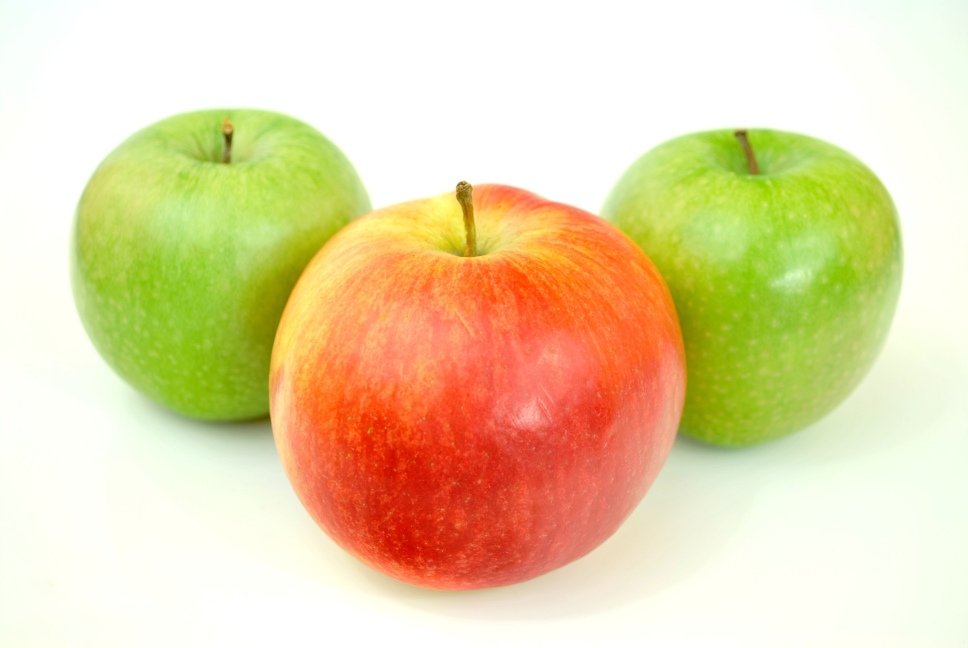
#> input picture color-mask/apples.jpg, 3872 x 2592 px (shown at 1/4 size)
$ python color_maskOpenCV.py
#> lines starting #> are read from the running program, lines starting #| are printed output that depends on the picture; after the words box and inside, x2 and y2 are one past the last pixel; in counts of white or black regions, pixels touching at a corner belong together
import cv2
import numpy as np

def fn(x):
	pass

windowName ="Window"
# window name
cv2.namedWindow(windowName)

# there trackbars which have the name
# of trackbars min and max value
cv2.createTrackbar('blue_l', windowName, 0, 255, fn)
cv2.createTrackbar('blue_u', windowName, 255, 255, fn)
cv2.createTrackbar('green_l', windowName, 50, 255, fn)
cv2.createTrackbar('green_u', windowName, 100, 255, fn)
cv2.createTrackbar('red_l', windowName, 0, 255, fn)
cv2.createTrackbar('red_u', windowName, 255, 255, fn)

img = cv2.imread('apples.jpg')
#> img is the input picture: shape (2592, 3872, 3); mean B, G, R 169.4, 213.7, 231.4
img = cv2.resize(img, None, fx=0.2, fy=0.2)
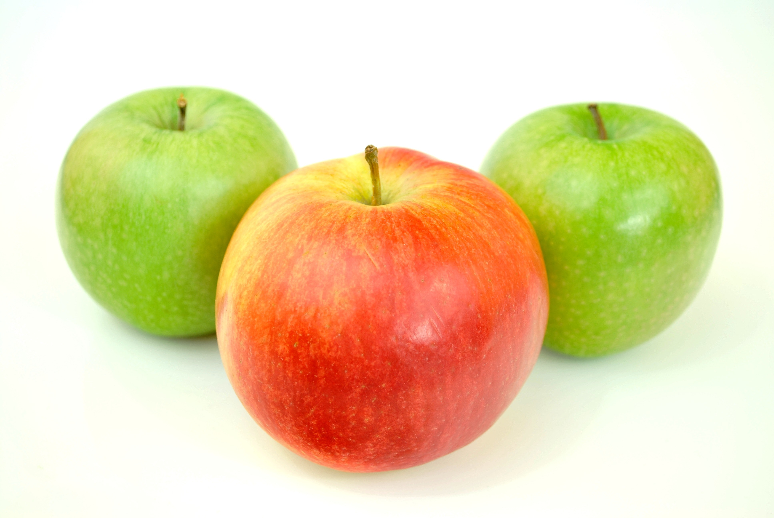
#> img: shape (518, 774, 3); mean B, G, R 169.3, 213.7, 231.3

while True:

	a = cv2.getTrackbarPos('blue_l', windowName)
	b = cv2.getTrackbarPos('blue_u', windowName)
	c = cv2.getTrackbarPos('green_l', windowName)
	d = cv2.getTrackbarPos('green_u', windowName)
	e = cv2.getTrackbarPos('red_l', windowName)
	f = cv2.getTrackbarPos('red_u', windowName)

	color_lb = np.array([a, 50, c], np.uint8)
	color_ub = np.array([255, 100, 255], np.uint8)

	# Create a green mask (use: inRange())
	green_mask = cv2.inRange(img, color_lb, color_ub)
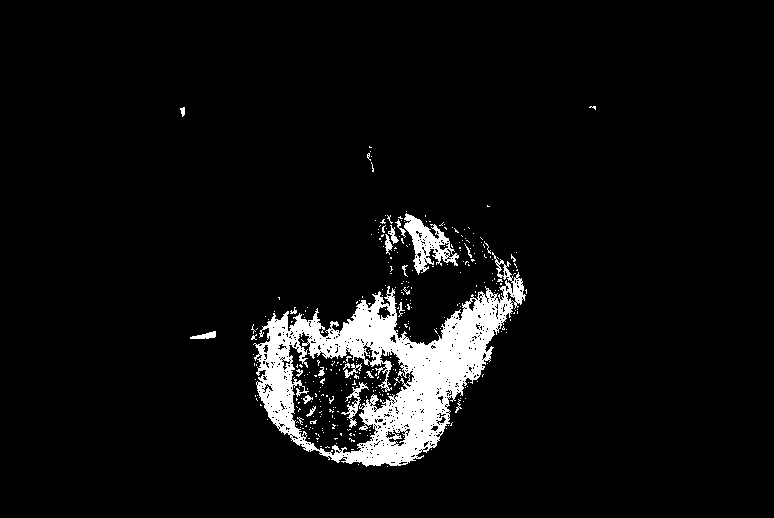
#> green_mask: shape (518, 774); 5.7% white; 341 white regions (320 under 20 px), largest, box (x1, y1, x2, y2) and area: (253, 252, 526, 467) 19291, (404, 213, 459, 275) 1347, (341, 382, 369, 428) 287
	# Segment the lakes (use bitwise_and())
	green_seg = cv2.bitwise_and(img, img, mask=green_mask)
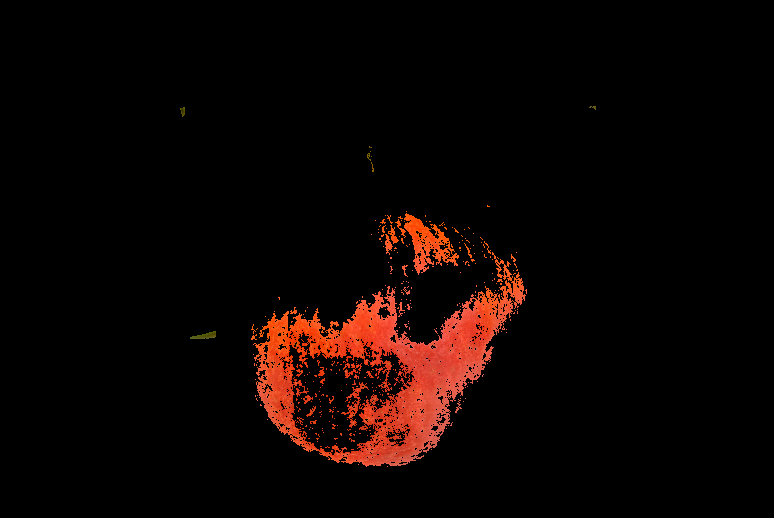
#> green_seg: shape (518, 774, 3); mean B, G, R 2.4, 4.4, 13.2
	cv2.imshow('Original', img)

	cv2.imshow(windowName, green_seg)
	key = cv2.waitKey(1)
#> (key q is pressed here)
	if key == ord('q'):
		break
